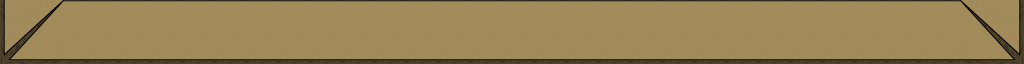

Tiled map render using the project's own tile images. Description and the whole map definition, tile-layer contents included, below:
An orthogonal 32x2 tile map with 32x32 px tiles, 1 tile layer (Tile Layer 1).

<map version="1.0" tiledversion="1.1.5" orientation="orthogonal" renderorder="right-down" width="32" height="2" tilewidth="32" tileheight="32" infinite="0" nextobjectid="1">
 <tileset firstgid="1" source="TotalTileset.tsx" />
 <layer name="Tile Layer 1" width="32" height="2">
  <data encoding="csv">
1073741833,1073741834,1073741835,1073741835,1073741835,1073741835,1073741835,1073741835,1073741835,1073741835,1073741835,1073741835,1073741835,1073741835,1073741835,1073741835,1073741835,1073741835,1073741835,1073741835,1073741835,1073741835,1073741835,1073741835,1073741835,1073741835,1073741835,1073741835,1073741835,1073741835,3221225482,3221225481,
1073741825,1073741826,1073741827,1073741827,1073741827,1073741827,1073741827,1073741827,1073741827,1073741827,1073741827,1073741827,1073741827,1073741827,1073741827,1073741827,1073741827,1073741827,1073741827,1073741827,1073741827,1073741827,1073741827,1073741827,1073741827,1073741827,1073741827,1073741827,1073741827,1073741827,3221225474,3221225473
</data>
 </layer>
</map>
